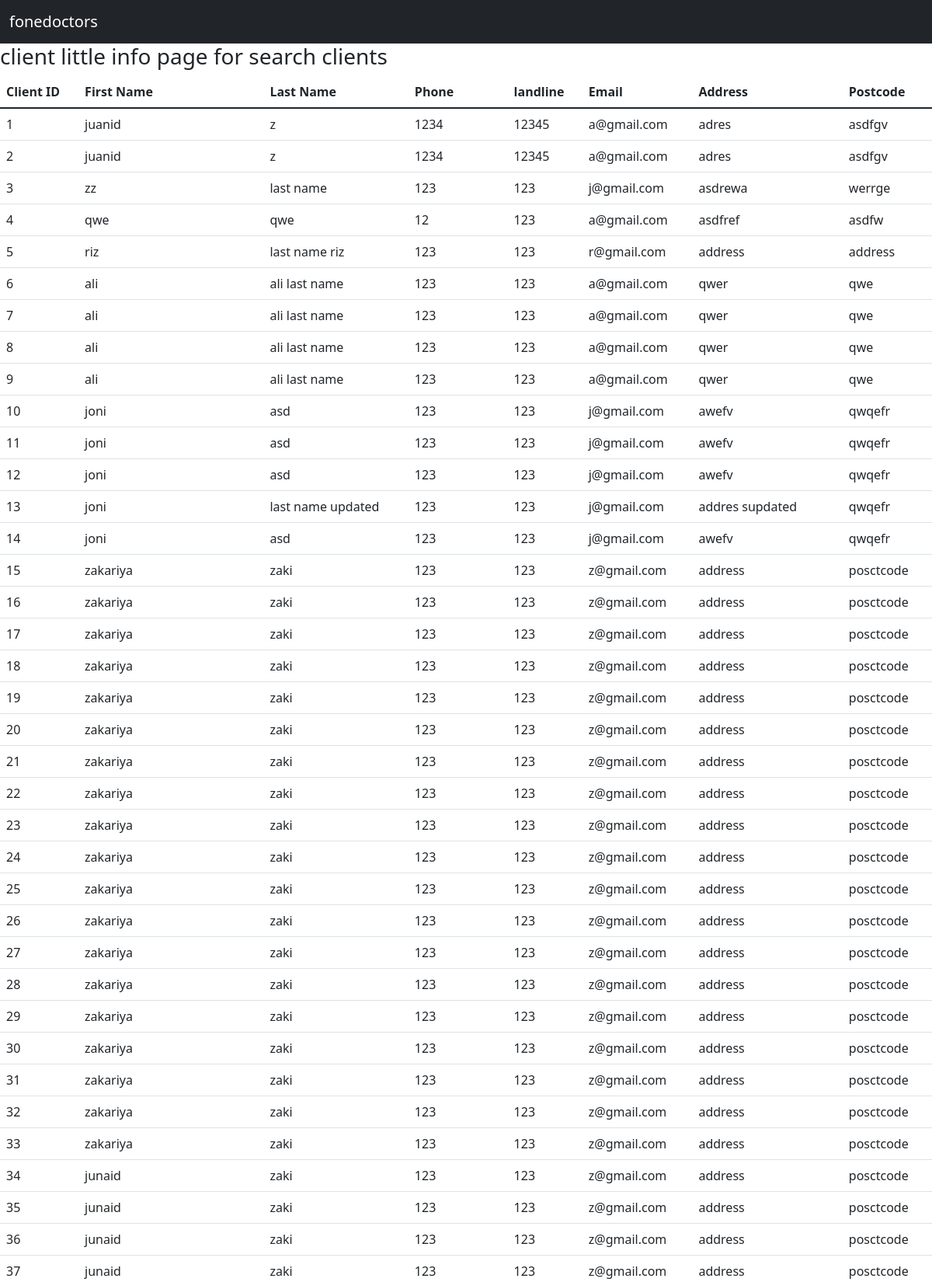
Screenshot of /Client_little_info (upper part) with the database file from the repository.
### customer/models.py (models this page shows, shortened)
class Customer(models.Model):
    id = models.AutoField(primary_key=True)
    first_name = models.CharField(max_length=250)
    last_name = models.CharField(max_length=250)
    phone  = models.IntegerField()
    landline  = models.IntegerField()
    email = models.EmailField(max_length=250)
    address = models.CharField(max_length=250)
    postcode = models.CharField(max_length=250)
    created_date = models.DateTimeField(null=True, blank= True)#
    created_by = models.ForeignKey(User,on_delete=models.CASCADE, null=True, blank=True)

### customer/views.py (the view)
# urls.py: path('Client_little_info', views.Client_little_info, name='Client_little_info'),
def Client_little_info(request):
    find_client = Customer.objects.all()
    context = {'search_clients_context':find_client}
    return render(request, 'Client_little_info.html',context )

### templates/Client_little_info.html
{% extends 'base.html' %}
{% block content %}
<h3>client little info  page for search clients</h3>
    <table class="table table-hover " >
        <thead>
          <tr>
            <th >  Client ID</th>
            <th >First Name</th>
            <th >Last Name</th>
            <th >Phone </th>
            <th >landline </th>
            <th >Email </th>
            <th >Address </th>
            <th >Postcode</th>
          </tr>
        </thead>
        <tbody>
            {% for search_clients in search_clients_context %}
          <tr>
            <td>  {{ search_clients.id }} </td>
            <td>{{search_clients.first_name}}</td>
            <td>{{search_clients.last_name}}</td>
            <td>{{search_clients.phone}}</td>
            <td>{{search_clients.landline}}</td>
            <td>{{search_clients.email}}</td>
            <td>{{search_clients.address}}</td>
            <td>{{search_clients.postcode}}</td>
          </tr>
          {% endfor %}
        </tbody>
      </table>
{% endblock %}

### rows the page displays
Customer: id "1", first_name "juanid", last_name "z", phone "1234", landline "12345", email "a@gmail.com", address "adres", postcode "asdfgv"
Customer: id "2", first_name "juanid", last_name "z", phone "1234", landline "12345", email "a@gmail.com", address "adres", postcode "asdfgv"
Customer: id "3", first_name "zz", last_name "last name", phone "123", landline "123", email "j@gmail.com", address "asdrewa", postcode "werrge"
Customer: id "4", first_name "qwe", last_name "qwe", phone "12", landline "123", email "a@gmail.com", address "asdfref", postcode "asdfw"
Customer: id "5", first_name "riz", last_name "last name riz", phone "123", landline "123", email "r@gmail.com", address "address", postcode "address"
Customer: id "6", first_name "ali", last_name "ali last name", phone "123", landline "123", email "a@gmail.com", address "qwer", postcode "qwe"
Customer: id "7", first_name "ali", last_name "ali last name", phone "123", landline "123", email "a@gmail.com", address "qwer", postcode "qwe"
Customer: id "8", first_name "ali", last_name "ali last name", phone "123", landline "123", email "a@gmail.com", address "qwer", postcode "qwe"
Customer: id "9", first_name "ali", last_name "ali last name", phone "123", landline "123", email "a@gmail.com", address "qwer", postcode "qwe"
Customer: id "10", first_name "joni", last_name "asd", phone "123", landline "123", email "j@gmail.com", address "awefv", postcode "qwqefr"
Customer: id "11", first_name "joni", last_name "asd", phone "123", landline "123", email "j@gmail.com", address "awefv", postcode "qwqefr"
Customer: id "12", first_name "joni", last_name "asd", phone "123", landline "123", email "j@gmail.com", address "awefv", postcode "qwqefr"
Customer: id "13", first_name "joni", last_name "last name updated", phone "123", landline "123", email "j@gmail.com", address "addres supdated", postcode "qwqefr"
Customer: id "14", first_name "joni", last_name "asd", phone "123", landline "123", email "j@gmail.com", address "awefv", postcode "qwqefr"
Customer: id "15", first_name "zakariya", last_name "zaki", phone "123", landline "123", email "z@gmail.com", address "address", postcode "posctcode"
Customer: id "16", first_name "zakariya", last_name "zaki", phone "123", landline "123", email "z@gmail.com", address "address", postcode "posctcode"
Customer: id "17", first_name "zakariya", last_name "zaki", phone "123", landline "123", email "z@gmail.com", address "address", postcode "posctcode"
Customer: id "18", first_name "zakariya", last_name "zaki", phone "123", landline "123", email "z@gmail.com", address "address", postcode "posctcode"
Customer: id "19", first_name "zakariya", last_name "zaki", phone "123", landline "123", email "z@gmail.com", address "address", postcode "posctcode"
Customer: id "20", first_name "zakariya", last_name "zaki", phone "123", landline "123", email "z@gmail.com", address "address", postcode "posctcode"
Customer: id "21", first_name "zakariya", last_name "zaki", phone "123", landline "123", email "z@gmail.com", address "address", postcode "posctcode"
Customer: id "22", first_name "zakariya", last_name "zaki", phone "123", landline "123", email "z@gmail.com", address "address", postcode "posctcode"
Customer: id "23", first_name "zakariya", last_name "zaki", phone "123", landline "123", email "z@gmail.com", address "address", postcode "posctcode"
Customer: id "24", first_name "zakariya", last_name "zaki", phone "123", landline "123", email "z@gmail.com", address "address", postcode "posctcode"
Customer: id "25", first_name "zakariya", last_name "zaki", phone "123", landline "123", email "z@gmail.com", address "address", postcode "posctcode"
Customer: id "26", first_name "zakariya", last_name "zaki", phone "123", landline "123", email "z@gmail.com", address "address", postcode "posctcode"
Customer: id "27", first_name "zakariya", last_name "zaki", phone "123", landline "123", email "z@gmail.com", address "address", postcode "posctcode"
Customer: id "28", first_name "zakariya", last_name "zaki", phone "123", landline "123", email "z@gmail.com", address "address", postcode "posctcode"
Customer: id "29", first_name "zakariya", last_name "zaki", phone "123", landline "123", email "z@gmail.com", address "address", postcode "posctcode"
Customer: id "30", first_name "zakariya", last_name "zaki", phone "123", landline "123", email "z@gmail.com", address "address", postcode "posctcode"
Customer: id "31", first_name "zakariya", last_name "zaki", phone "123", landline "123", email "z@gmail.com", address "address", postcode "posctcode"
Customer: id "32", first_name "zakariya", last_name "zaki", phone "123", landline "123", email "z@gmail.com", address "address", postcode "posctcode"
Customer: id "33", first_name "zakariya", last_name "zaki", phone "123", landline "123", email "z@gmail.com", address "address", postcode "posctcode"
Customer: id "34", first_name "junaid", last_name "zaki", phone "123", landline "123", email "z@gmail.com", address "address", postcode "posctcode"
Customer: id "35", first_name "junaid", last_name "zaki", phone "123", landline "123", email "z@gmail.com", address "address", postcode "posctcode"
Customer: id "36", first_name "junaid", last_name "zaki", phone "123", landline "123", email "z@gmail.com", address "address", postcode "posctcode"
Customer: id "37", first_name "junaid", last_name "zaki", phone "123", landline "123", email "z@gmail.com", address "address", postcode "posctcode"
